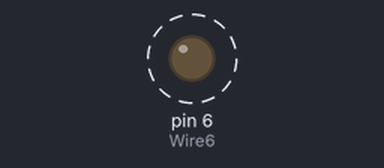
Bench run of a sketch on a simulated Arduino Uno, built with avr-gcc and run on an emulated ATmega328P. On the bench: output pins drawn as LEDs (lit = HIGH). Dashed ring = blinking. What the sketch prints to the serial monitor is not drawn.

Above: at 0.5 s.
Timing chart, 0 to 4.6 s (numbered marks = the images above):
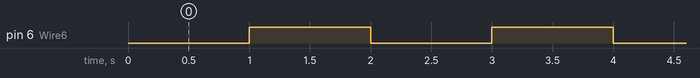

The sketch:

Counter.ino
```cpp
int Wire6=6;
int counter=0;
bool rigth=false;
void setup() {
  // put your setup code here, to run once:
      Serial.begin(9600);
          pinMode(6, OUTPUT);
}

void loop() {
  // put your main code here, to run repeatedly:
     delay(1000);

      if(rigth){
        digitalWrite(Wire6, LOW);

        rigth=false;
        Serial.println("False");
      }
      else{
        digitalWrite(Wire6, HIGH);
         rigth=true;
         Serial.println("True");
        }
}
```

Measured:
- by itself, pin 6 (Wire6): alternates HIGH for 1.0 s and LOW for 1.0 s
